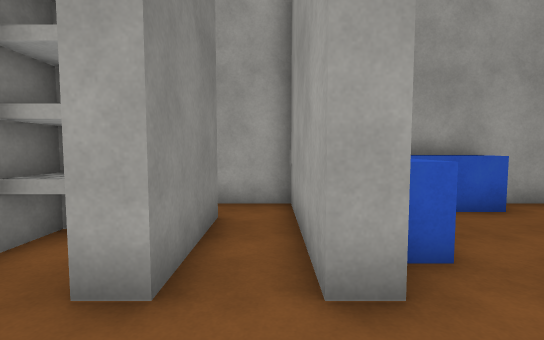
[1] (above)

14 first-person views from a walk through a scene from a Unity 3-D project. The camera is 1.4 m above the floor, tilts 4° down and sees 85° across. The floor is counted in squares, 1 m on a side. Each view is taken from the middle of a square. On the plan, view 1 faces up. The plan holds only what a view shows up to about 14 squares ahead; the rest is blank. Surface patterns are stand-ins for the level's own textures.

[2]
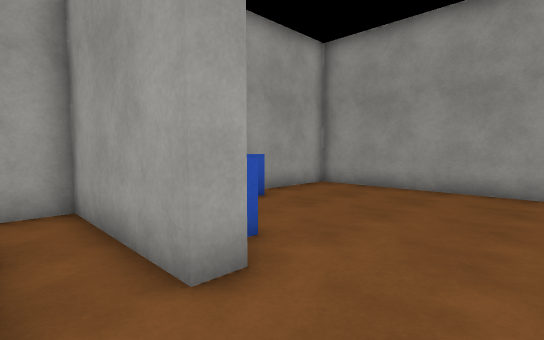

[3]
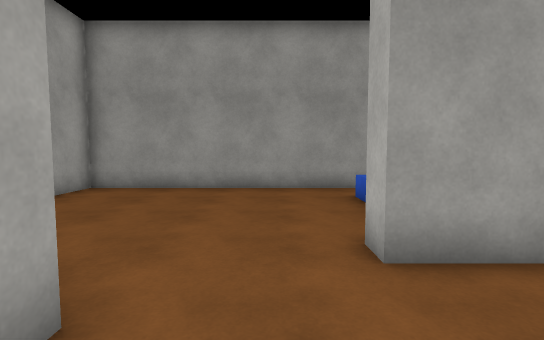

[4]
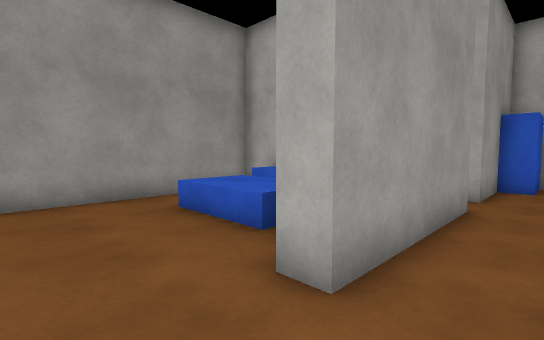

[5]
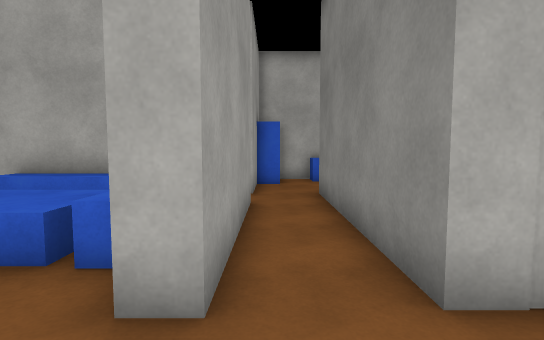

[6]
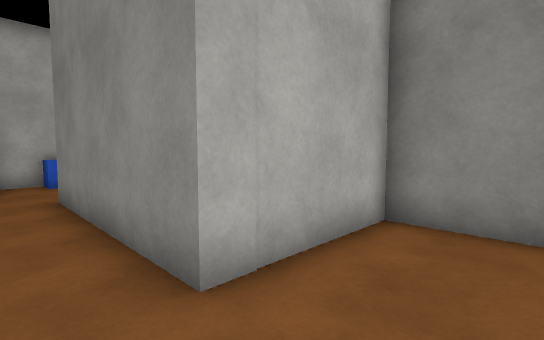

[7]
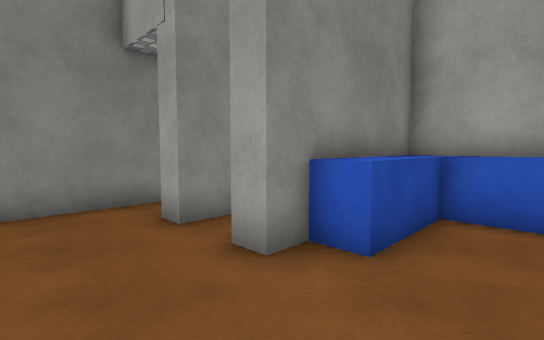

[8]
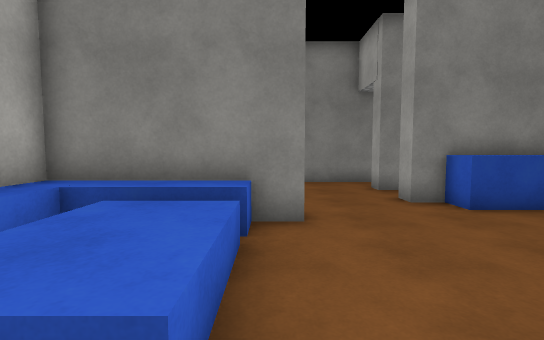

[9]
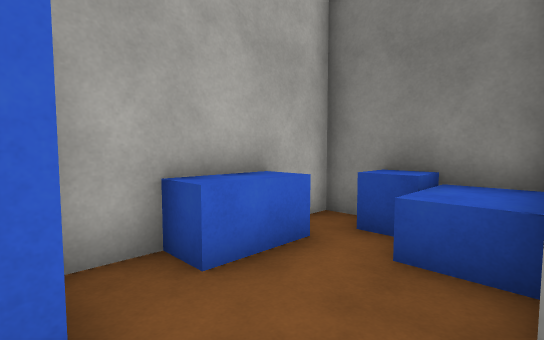

[10]
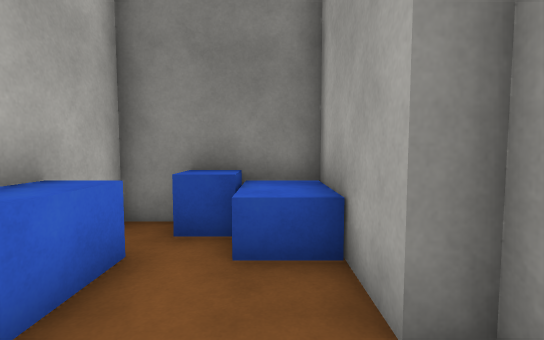

[11]
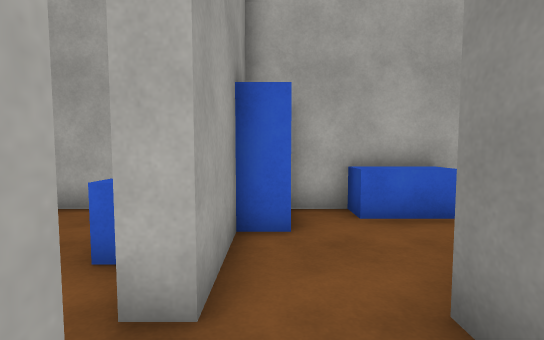

[12]
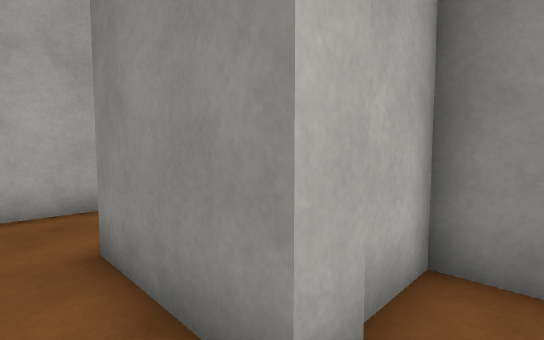

[13]
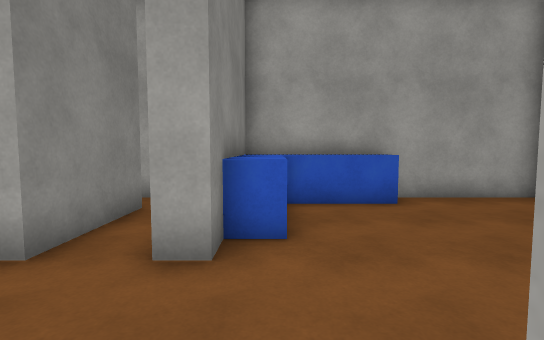

[14]
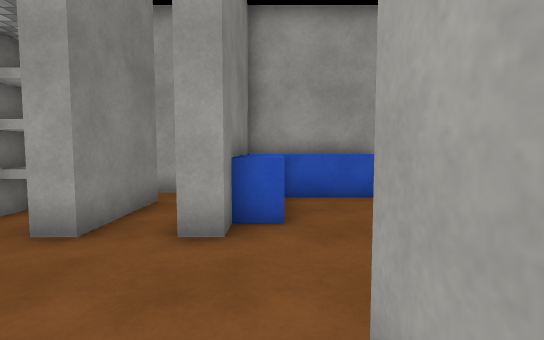

### Floor plan
Key: @ floor where view 1 was taken; # wall or solid block; . floor; ^ raised ledge; O other object.
Columns run from 4 left of view 1 to 10 right of it. Each row starts with its distance up from view 1.
  8   #############
  7 #....#OOOO....#
  6 ####.#O.......#
  5 #OO#.#O.......#
  4 #O #.#O.......#
  3 #.##.#........#
  2 #.............#
  1 #.............#
  0 #...@.........#
 -1 #####..#......#
 -2     #..#^^^^^.#
 -3     #..#^^^^^ #
 -4     #..#^.    #
 -5     #..#^^^^^##
 -6     #..#
 -7     #..#
 -8 #####..#
 -9 #^^....#
-10 #^....##
-11 ##^^^.#
-12 #######

Positions as (right, up) in squares from view 1, and headings:
1: (0, 0), facing up
2: (-1, 0), facing up-right
3: (-1, 1), facing right
4: (1, 2), facing down-right
5: (2, 2), facing down
6: (2, 2), facing down-left
7: (4, 0), facing up-left
8: (9, -1), facing left
9: (2, -8), facing down-left
10: (2, -9), facing left
11: (2, -5), facing down
12: (0, 7), facing down-left
13: (2, -1), facing up
14: (2, -2), facing up
